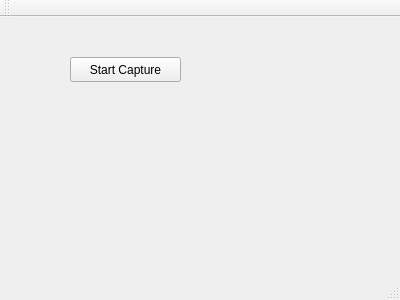
<?xml version="1.0" encoding="UTF-8"?>
<ui version="4.0">
 <class>MainWindow</class>
 <widget class="QMainWindow" name="MainWindow">
  <property name="geometry">
   <rect>
    <x>0</x>
    <y>0</y>
    <width>400</width>
    <height>300</height>
   </rect>
  </property>
  <property name="windowTitle">
   <string>MainWindow</string>
  </property>
  <widget class="QWidget" name="centralWidget">
   <widget class="QPushButton" name="captureBtn">
    <property name="geometry">
     <rect>
      <x>70</x>
      <y>40</y>
      <width>111</width>
      <height>25</height>
     </rect>
    </property>
    <property name="text">
     <string>Start Capture</string>
    </property>
   </widget>
  </widget>
  <widget class="QMenuBar" name="menuBar">
   <property name="geometry">
    <rect>
     <x>0</x>
     <y>0</y>
     <width>400</width>
     <height>22</height>
    </rect>
   </property>
  </widget>
  <widget class="QToolBar" name="mainToolBar">
   <attribute name="toolBarArea">
    <enum>TopToolBarArea</enum>
   </attribute>
   <attribute name="toolBarBreak">
    <bool>false</bool>
   </attribute>
  </widget>
  <widget class="QStatusBar" name="statusBar"/>
 </widget>
 <layoutdefault spacing="6" margin="11"/>
 <resources/>
 <connections/>
</ui>
